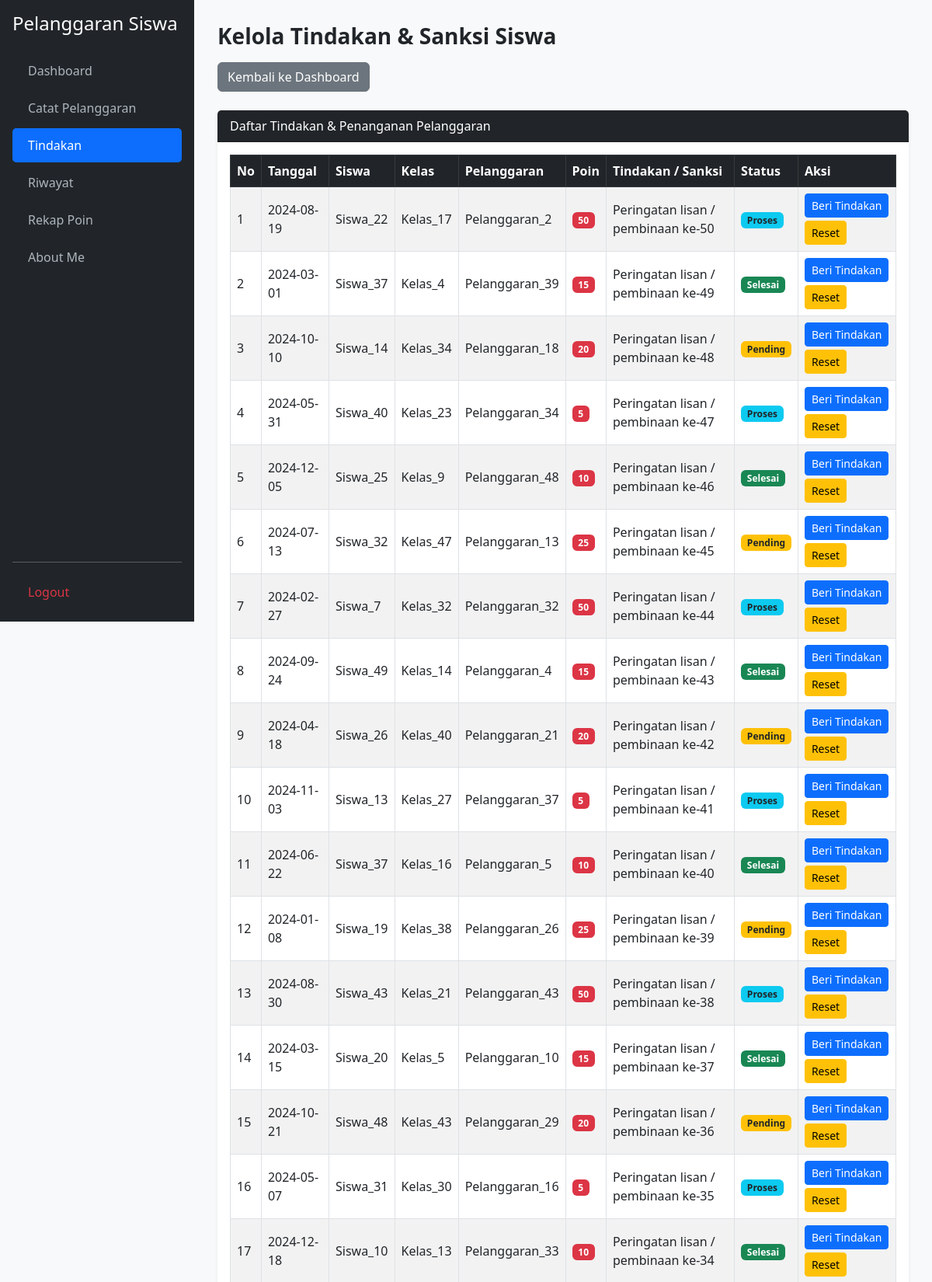
/tindakan.php (upper part), run on the app's committed database.
### tables this page shows
CREATE TABLE `t_pelanggaran_siswa` (
  `id` int(11) NOT NULL,
  `tahun_ajaran_id` int(11) NOT NULL,
  `siswa_id` int(11) NOT NULL,
  `nama_siswa` varchar(150) DEFAULT NULL,
  `kelas_id` int(11) NOT NULL,
  `nama_kelas` varchar(100) DEFAULT NULL,
  `pelanggaran_id` int(11) NOT NULL,
  `nama_pelanggaran` varchar(150) DEFAULT NULL,
  `pelanggaran_kategori_id` int(11) NOT NULL,
  `guru_id` int(11) NOT NULL,
  `nama_guru` varchar(150) DEFAULT NULL,
  `tanggal` date NOT NULL,
  `keterangan` text DEFAULT NULL,
  `poin` int(11) DEFAULT NULL,
  `tindakan` text DEFAULT NULL,
  `status` varchar(30) DEFAULT NULL,
  `created_at` timestamp NULL DEFAULT NULL,
  `updated_at` timestamp NULL DEFAULT NULL
);

### tindakan.php (the view, shortened to what this page needs)
<?php
$koneksi = mysqli_connect("localhost", "root", "", "db_ukk_2026");
function e($val) { return htmlspecialchars((string)($val ?? ''), ENT_QUOTES, 'UTF-8'); }
$query = mysqli_query($koneksi, "SELECT * FROM t_pelanggaran_siswa ORDER BY id DESC");
?>
<!DOCTYPE html>
<html lang="id">
<head>
    <link href="https://cdn.jsdelivr.net/npm/bootstrap@5.3.0/dist/css/bootstrap.min.css" rel="stylesheet">
    <link href="https://cdn.datatables.net/2.3.4/css/dataTables.bootstrap5.min.css" rel="stylesheet">
</head>
<body>
<div class="sidebar d-flex flex-column p-3">
    <h4 class="text-white mb-4">Pelanggaran Siswa</h4>
    <ul class="nav nav-pills flex-column mb-auto">
        <li class="nav-item mb-1"><a href="dashboard.php">Dashboard</a></li>
        <li class="nav-item mb-1"><a href="catat_pelanggaran.php">Catat Pelanggaran</a></li>
        <li class="nav-item mb-1"><a href="tindakan.php" class="active">Tindakan</a></li>
        <li class="nav-item mb-1"><a href="riwayat.php">Riwayat</a></li>
        <li class="nav-item mb-1"><a href="rekap_poin.php">Rekap Poin</a></li>
        <li class="nav-item mb-1"><a href="about_me.php">About Me</a></li>
    </ul>
    <hr><a href="logout.php" class="text-danger" onclick="return confirm('Yakin ingin keluar?')">Logout</a>
</div>
<div class="main">
    <h3 class="fw-bold mb-3">Kelola Tindakan & Sanksi Siswa</h3>
    <a href="dashboard.php" class="btn btn-secondary mb-4">Kembali ke Dashboard</a>
    <div class="card border-0 shadow-sm">
        <div class="card-header bg-dark text-white">Daftar Tindakan & Penanganan Pelanggaran</div>
        <div class="card-body">
            <div class="table-responsive">
                <table id="tabelTindakan" class="table table-bordered table-striped align-middle w-100">
                    <thead class="table-dark">
                        <tr>
                            <th>No</th><th>Tanggal</th><th>Siswa</th><th>Kelas</th>
                            <th>Pelanggaran</th><th>Poin</th><th>Tindakan / Sanksi</th><th>Status</th><th>Aksi</th>
                        </tr>
                    </thead>
                    <tbody>
                    <?php $no = 1; while ($row = mysqli_fetch_assoc($query)):
                        $id = (int)$row['id'];
                        $status = $row['status'] ?? 'Pending';
                        $bg = match($status) { 'Selesai' => 'success', 'Proses' => 'info text-dark', default => 'warning text-dark' };
                    ?>
                        <tr>
                            <td><?= $no++; ?></td>
                            <td><?= e($row['tanggal']); ?></td>
                            <td><?= e($row['nama_siswa']); ?></td>
                            <td><?= e($row['nama_kelas']); ?></td>
                            <td><?= e($row['nama_pelanggaran']); ?></td>
                            <td><span class="badge bg-danger"><?= e($row['poin']); ?></span></td>
                            <td><?= !empty($row['tindakan']) ? e($row['tindakan']) : '<span class="text-muted fst-italic">Belum ada tindakan</span>'; ?></td>
                            <td><span class="badge bg-<?= $bg; ?>"><?= e($status); ?></span></td>
                            <td>
                                <button type="button" class="btn btn-primary btn-sm" data-bs-toggle="modal" data-bs-target="#modalTindakan<?= $id; ?>">Beri Tindakan</button>
                                <?php if (!empty($row['tindakan'])): ?>
                                    <a href="tindakan.php?reset=<?= $id; ?>" class="btn btn-warning btn-sm mt-1" onclick="return confirm('Reset tindakan ini?')">Reset</a>
                                <?php endif; ?>
                            </td>
                        </tr>
                    <?php endwhile; ?>
                    </tbody>
                </table>
            </div>
        </div>
    </div>
</div>
</body>
</html>

### tindakan.php (style rules this page uses)
body { background-color: #f8f9fa; }
.sidebar { min-height: 100vh; background-color: #212529; color: #fff; position: fixed; width: 250px; top: 0; left: 0; overflow-y: auto; }
.sidebar a { color: #adb5bd; text-decoration: none; display: block; padding: 10px 20px; border-radius: 5px; }
.sidebar a:hover, .sidebar a.active { color: #fff; background-color: #0d6efd; }
.main { margin-left: 250px; padding: 30px; }

### data on the page
t_pelanggaran_siswa: tanggal "2024-08-19", nama_siswa "Siswa_22", nama_kelas "Kelas_17", nama_pelanggaran "Pelanggaran_2", poin "50", tindakan "Peringatan lisan / pembinaan ke-50", status "Proses"
t_pelanggaran_siswa: tanggal "2024-03-01", nama_siswa "Siswa_37", nama_kelas "Kelas_4", nama_pelanggaran "Pelanggaran_39", poin "15", tindakan "Peringatan lisan / pembinaan ke-49", status "Selesai"
t_pelanggaran_siswa: tanggal "2024-10-10", nama_siswa "Siswa_14", nama_kelas "Kelas_34", nama_pelanggaran "Pelanggaran_18", poin "20", tindakan "Peringatan lisan / pembinaan ke-48", status "Pending"
t_pelanggaran_siswa: tanggal "2024-05-31", nama_siswa "Siswa_40", nama_kelas "Kelas_23", nama_pelanggaran "Pelanggaran_34", poin "5", tindakan "Peringatan lisan / pembinaan ke-47", status "Proses"
t_pelanggaran_siswa: tanggal "2024-12-05", nama_siswa "Siswa_25", nama_kelas "Kelas_9", nama_pelanggaran "Pelanggaran_48", poin "10", tindakan "Peringatan lisan / pembinaan ke-46", status "Selesai"
t_pelanggaran_siswa: tanggal "2024-07-13", nama_siswa "Siswa_32", nama_kelas "Kelas_47", nama_pelanggaran "Pelanggaran_13", poin "25", tindakan "Peringatan lisan / pembinaan ke-45", status "Pending"
t_pelanggaran_siswa: tanggal "2024-02-27", nama_siswa "Siswa_7", nama_kelas "Kelas_32", nama_pelanggaran "Pelanggaran_32", poin "50", tindakan "Peringatan lisan / pembinaan ke-44", status "Proses"
t_pelanggaran_siswa: tanggal "2024-09-24", nama_siswa "Siswa_49", nama_kelas "Kelas_14", nama_pelanggaran "Pelanggaran_4", poin "15", tindakan "Peringatan lisan / pembinaan ke-43", status "Selesai"
t_pelanggaran_siswa: tanggal "2024-04-18", nama_siswa "Siswa_26", nama_kelas "Kelas_40", nama_pelanggaran "Pelanggaran_21", poin "20", tindakan "Peringatan lisan / pembinaan ke-42", status "Pending"
t_pelanggaran_siswa: tanggal "2024-11-03", nama_siswa "Siswa_13", nama_kelas "Kelas_27", nama_pelanggaran "Pelanggaran_37", poin "5", tindakan "Peringatan lisan / pembinaan ke-41", status "Proses"
t_pelanggaran_siswa: tanggal "2024-06-22", nama_siswa "Siswa_37", nama_kelas "Kelas_16", nama_pelanggaran "Pelanggaran_5", poin "10", tindakan "Peringatan lisan / pembinaan ke-40", status "Selesai"
t_pelanggaran_siswa: tanggal "2024-01-08", nama_siswa "Siswa_19", nama_kelas "Kelas_38", nama_pelanggaran "Pelanggaran_26", poin "25", tindakan "Peringatan lisan / pembinaan ke-39", status "Pending"
t_pelanggaran_siswa: tanggal "2024-08-30", nama_siswa "Siswa_43", nama_kelas "Kelas_21", nama_pelanggaran "Pelanggaran_43", poin "50", tindakan "Peringatan lisan / pembinaan ke-38", status "Proses"
t_pelanggaran_siswa: tanggal "2024-03-15", nama_siswa "Siswa_20", nama_kelas "Kelas_5", nama_pelanggaran "Pelanggaran_10", poin "15", tindakan "Peringatan lisan / pembinaan ke-37", status "Selesai"
t_pelanggaran_siswa: tanggal "2024-10-21", nama_siswa "Siswa_48", nama_kelas "Kelas_43", nama_pelanggaran "Pelanggaran_29", poin "20", tindakan "Peringatan lisan / pembinaan ke-36", status "Pending"
t_pelanggaran_siswa: tanggal "2024-05-07", nama_siswa "Siswa_31", nama_kelas "Kelas_30", nama_pelanggaran "Pelanggaran_16", poin "5", tindakan "Peringatan lisan / pembinaan ke-35", status "Proses"
t_pelanggaran_siswa: tanggal "2024-12-18", nama_siswa "Siswa_10", nama_kelas "Kelas_13", nama_pelanggaran "Pelanggaran_33", poin "10", tindakan "Peringatan lisan / pembinaan ke-34", status "Selesai"
